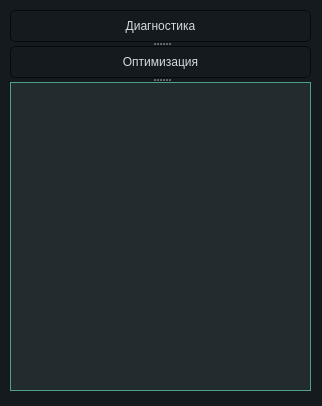
<?xml version="1.0" encoding="UTF-8"?>
<ui version="4.0">
 <class>MainWindow</class>
 <widget class="QMainWindow" name="MainWindow">
  <property name="windowModality">
   <enum>Qt::NonModal</enum>
  </property>
  <property name="geometry">
   <rect>
    <x>0</x>
    <y>0</y>
    <width>322</width>
    <height>406</height>
   </rect>
  </property>
  <property name="minimumSize">
   <size>
    <width>322</width>
    <height>406</height>
   </size>
  </property>
  <property name="maximumSize">
   <size>
    <width>322</width>
    <height>406</height>
   </size>
  </property>
  <property name="windowTitle">
   <string>TCP Optimizer</string>
  </property>
  <property name="styleSheet">
   <string notr="true"/>
  </property>
  <property name="tabShape">
   <enum>QTabWidget::Rounded</enum>
  </property>
  <widget class="QWidget" name="centralwidget">
   <property name="styleSheet">
    <string notr="true">background-color:#151a1e;</string>
   </property>
   <widget class="QSplitter" name="splitter">
    <property name="geometry">
     <rect>
      <x>10</x>
      <y>10</y>
      <width>301</width>
      <height>381</height>
     </rect>
    </property>
    <property name="styleSheet">
     <string notr="true">background-color:#151a1e;
</string>
    </property>
    <property name="orientation">
     <enum>Qt::Vertical</enum>
    </property>
    <widget class="QPushButton" name="pushButton">
     <property name="styleSheet">
      <string notr="true">QPushButton{
	border-style: solid;
	border-color: #050a0e;
	border-width: 1px;
	border-radius: 5px;
	color: #d3dae3;
	padding: 2px;
	background-color: #151a1e;
}
QPushButton::default{
	border-style: solid;
	border-color: #050a0e;
	border-width: 1px;
	border-radius: 5px;
	color: #FFFFFF;
	padding: 2px;
	background-color: #151a1e;;
}
QPushButton:hover{
	border-style: solid;
	border-color: #050a0e;
	border-width: 1px;
	border-radius: 5px;
	color: #d3dae3;
	padding: 2px;
	background-color: #1c1f1f;
}
QPushButton:pressed{
	border-style: solid;
	border-color: #050a0e;
	border-width: 1px;
	border-radius: 5px;
	color: #d3dae3;
	padding: 2px;
	background-color: #2c2f2f;
}
QPushButton:disabled{
	border-style: solid;
	border-top-color: qlineargradient(spread:pad, x1:0.5, y1:1, x2:0.5, y2:0, stop:0 rgb(215, 215, 215), stop:1 rgb(222, 222, 222));
	border-right-color: qlineargradient(spread:pad, x1:0, y1:0.5, x2:1, y2:0.5, stop:0 rgb(217, 217, 217), stop:1 rgb(227, 227, 227));
	border-left-color: qlineargradient(spread:pad, x1:0, y1:0.5, x2:1, y2:0.5, stop:0 rgb(227, 227, 227), stop:1 rgb(217, 217, 217));
	border-bottom-color: qlineargradient(spread:pad, x1:0.5, y1:1, x2:0.5, y2:0, stop:0 rgb(215, 215, 215), stop:1 rgb(222, 222, 222));
	border-width: 1px;
	border-radius: 5px;
	color: #808086;
	padding: 2px;
	background-color: rgb(142,142,142);
}</string>
     </property>
     <property name="text">
      <string>Диагностика</string>
     </property>
    </widget>
    <widget class="QPushButton" name="pushButton_2">
     <property name="styleSheet">
      <string notr="true">QPushButton{
	border-style: solid;
	border-color: #050a0e;
	border-width: 1px;
	border-radius: 5px;
	color: #d3dae3;
	padding: 2px;
	background-color: #151a1e;
}
QPushButton::default{
	border-style: solid;
	border-color: #050a0e;
	border-width: 1px;
	border-radius: 5px;
	color: #FFFFFF;
	padding: 2px;
	background-color: #151a1e;;
}
QPushButton:hover{
	border-style: solid;
	border-color: #050a0e;
	border-width: 1px;
	border-radius: 5px;
	color: #d3dae3;
	padding: 2px;
	background-color: #1c1f1f;
}
QPushButton:pressed{
	border-style: solid;
	border-color: #050a0e;
	border-width: 1px;
	border-radius: 5px;
	color: #d3dae3;
	padding: 2px;
	background-color: #2c2f2f;
}
QPushButton:disabled{
	border-style: solid;
	border-top-color: qlineargradient(spread:pad, x1:0.5, y1:1, x2:0.5, y2:0, stop:0 rgb(215, 215, 215), stop:1 rgb(222, 222, 222));
	border-right-color: qlineargradient(spread:pad, x1:0, y1:0.5, x2:1, y2:0.5, stop:0 rgb(217, 217, 217), stop:1 rgb(227, 227, 227));
	border-left-color: qlineargradient(spread:pad, x1:0, y1:0.5, x2:1, y2:0.5, stop:0 rgb(227, 227, 227), stop:1 rgb(217, 217, 217));
	border-bottom-color: qlineargradient(spread:pad, x1:0.5, y1:1, x2:0.5, y2:0, stop:0 rgb(215, 215, 215), stop:1 rgb(222, 222, 222));
	border-width: 1px;
	border-radius: 5px;
	color: #808086;
	padding: 2px;
	background-color: rgb(142,142,142);
}</string>
     </property>
     <property name="text">
      <string>Оптимизация</string>
     </property>
    </widget>
    <widget class="QTextBrowser" name="textBrowser">
     <property name="styleSheet">
      <string notr="true">QTextEdit {
	border-width: 1px;
	border-style: solid;
	border-color: #4fa08b;
	background-color: #222b2e;
	color: #d3dae3;
}</string>
     </property>
    </widget>
   </widget>
  </widget>
 </widget>
 <resources/>
 <connections/>
</ui>
